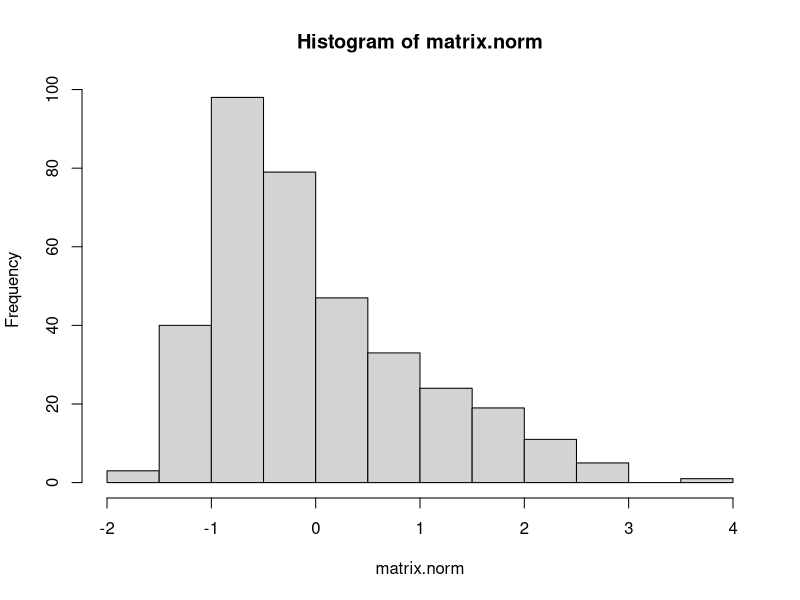
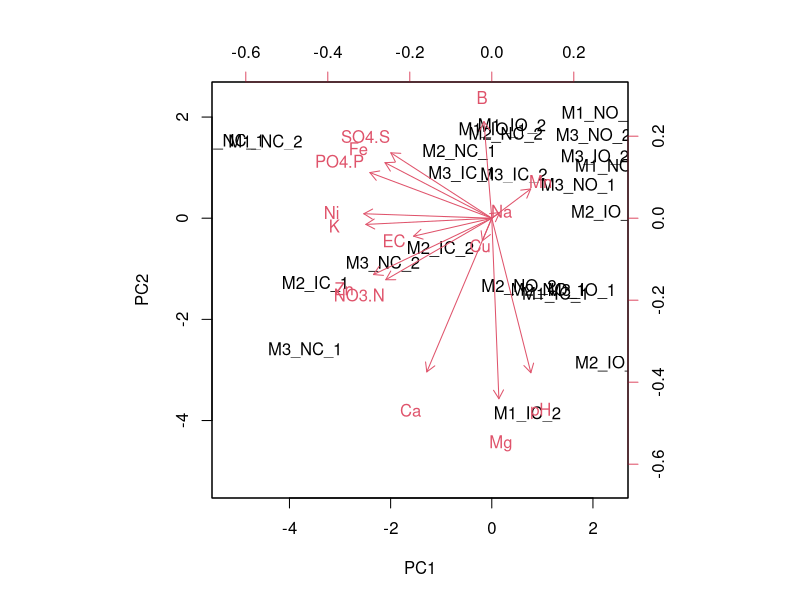
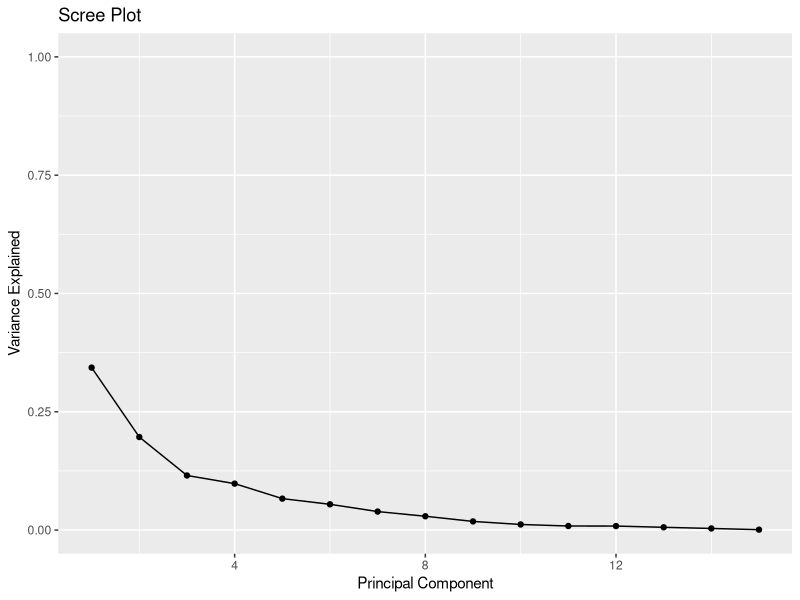
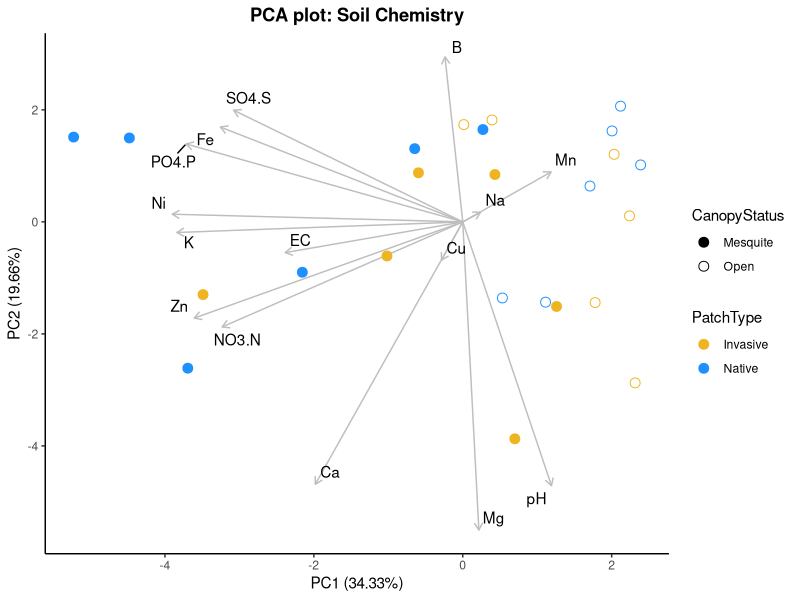
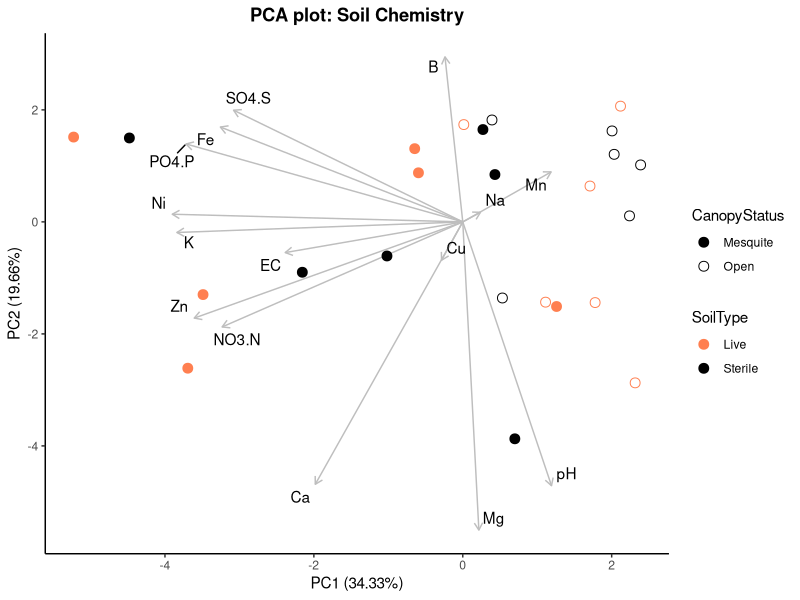
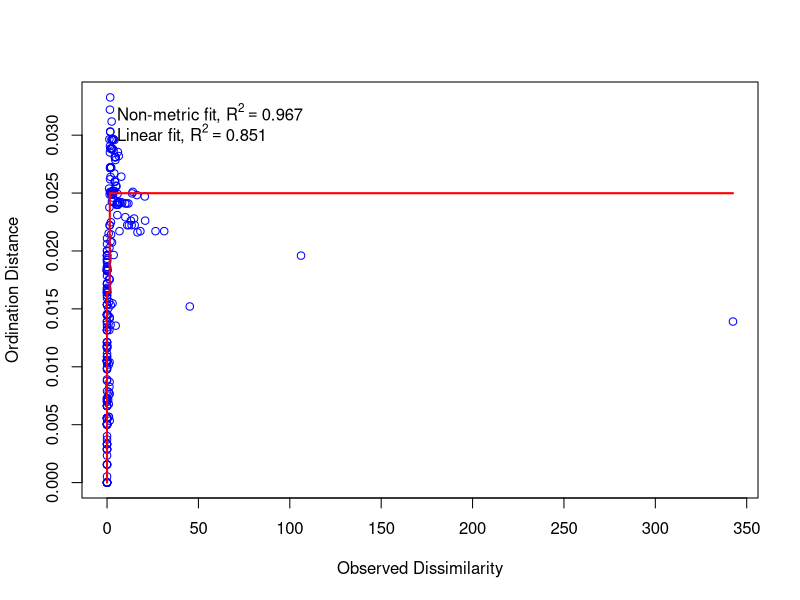
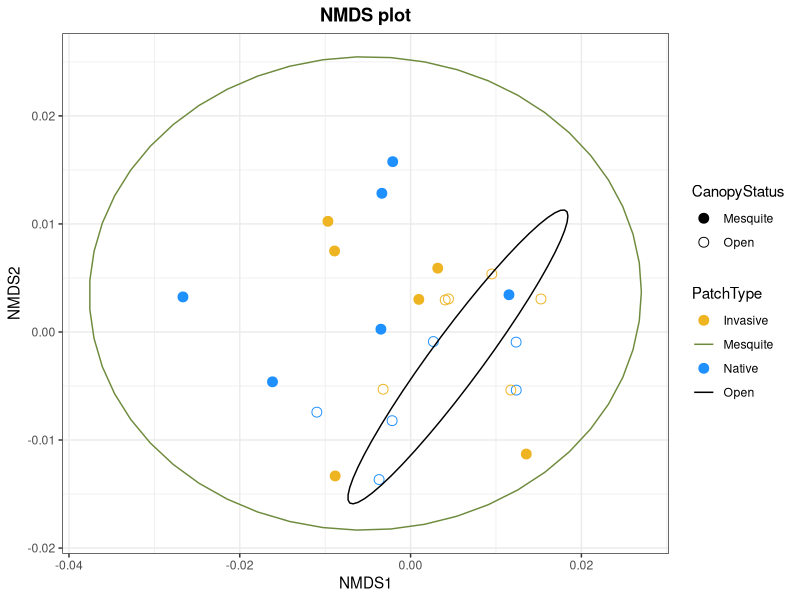
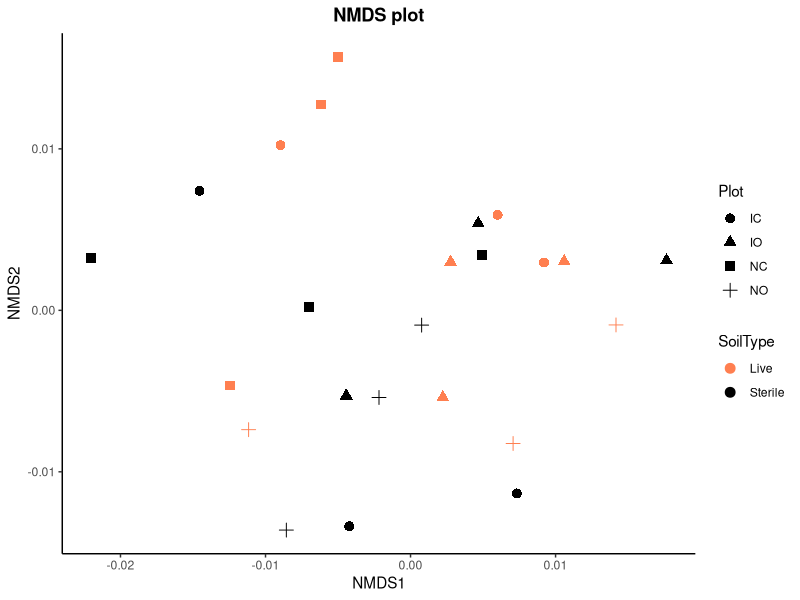

The R source for these figures, in order:
#Monsoon Soil Chemistry

# PCA/ NMDS
#Taylor Portman
#22OCT22

#Read in libraries
library(dplyr)
library(ggplot2)
library(tidyr)
library(ggrepel)
library(tibble)
library(vegan)

#Set working directory
setwd("/Volumes/GoogleDrive/My Drive/projects/MastersThesis/R/SRER_FieldExperiment")

#Read in data
norm.matrix<-read.csv("data_clean/MonsoonSoilChem_NormalizedMatrix.csv", row.names = 1)
metadata<-read.csv("data_clean/MonsoonSoilMetadata_Clean.csv")


#Figure save file path
figures= 'MonsoonSoilChemistry/figures'

# PCA: CanopyStatus ---------------------------------------------------------------------
#PCA

matrix.norm<-scale(norm.matrix)
hist(matrix.norm)


results<-prcomp(matrix.norm)

biplot(results, scale = 0)

# Extract loadings of the variables
PCAloadings <- data.frame(Variables = rownames(results$rotation), results$rotation)
PCAloadings.sig<-PCAloadings
#calculate total variance explained by each principal component
var_explained = results$sdev^2 / sum(results$sdev^2)

#create scree plot
qplot(c(1:15), var_explained) + 
  geom_line() + 
  xlab("Principal Component") + 
  ylab("Variance Explained") +
  ggtitle("Scree Plot") +
  ylim(0, 1)

#Extract PC1 and PC2 for PCA plot
metadata$SampleID<- as.factor(metadata$SampleID)
pca_coordinates <- as_tibble(results$x)
pca_coordinates$SampleID <- rownames(results$x)
# Merge with metadata
pca_coordinates <- left_join(pca_coordinates, metadata, by ='SampleID')
# Prepare axis labels for PCA
pc1 <- paste0('PC1 (', round(var_explained[1]*100, digits = 2), '%)')
pc2 <- paste0('PC2 (', round(var_explained[2]*100, digits = 2), '%)')


shapes<-c("Mesquite"=19, "Open"=1)
colors<-c("Invasive"="goldenrod2", "Native"="dodgerblue")

# Plot Individuals PCA
pca_plot <- ggplot(pca_coordinates,
                   aes(x = PC1,
                       y = PC2)) +
  geom_segment(data = PCAloadings.sig, aes(x = 0, y = 0, xend = (PC1*10),
                                       yend = (PC2*10)), arrow = arrow(length = unit(1/2, "picas")),
               color = "grey")+
  theme_classic() +
  geom_text_repel(data=PCAloadings.sig, 
                  x = (PCAloadings.sig$PC1*10), 
                  y = (PCAloadings.sig$PC2*10),
                  label=PCAloadings.sig$Variables, max.overlaps = 12)+
  #geom_text_repel(
   # label=pca_coordinates$MesquiteNum, max.overlaps = 12)+
  geom_point(aes(color = PatchType,
                 shape = CanopyStatus),
             size = 3) +
  scale_shape_manual(values=c(19,1))+
  scale_color_manual(values=colors)+
  theme(plot.title = element_text(face = 'bold', hjust = 0.5))+
  labs(title = 'PCA plot: Soil Chemistry',
       x = pc1,
       y = pc2)
pca_plot

#Save to figures folder
fileName = paste(figures, 'PCA_withSigArrows.png',sep = '/')
ggsave(fileName, pca_plot, dpi = 800,width= 18, height=12, units=c('cm'))

# PCA: SoilType ---------------------------------------------------------------------
#PCA
# Extract loadings of the variables
PCAloadings.sig<-PCAloadings

shapes<-c("Mesquite"=19, "Open"=1)
colors<-c("Live"="coral", "Sterile"="black")

# Plot Individuals PCA
pca_plot2 <- ggplot(pca_coordinates,
                   aes(x = PC1,
                       y = PC2)) +
  geom_segment(data = PCAloadings.sig, aes(x = 0, y = 0, xend = (PC1*10),
                                           yend = (PC2*10)), arrow = arrow(length = unit(1/2, "picas")),
               color = "grey")+
  theme_classic() +
  geom_text_repel(data=PCAloadings.sig, 
                  x = (PCAloadings.sig$PC1*10), 
                  y = (PCAloadings.sig$PC2*10),
                  label=PCAloadings.sig$Variables, max.overlaps = 12)+
  geom_point(aes(color = SoilType,
                 shape = CanopyStatus),
             size = 3) +
  scale_shape_manual(values=c(19,1))+
  scale_color_manual(values=colors)+
  theme(plot.title = element_text(face = 'bold', hjust = 0.5))+
  labs(title = 'PCA plot: Soil Chemistry',
       x = pc1,
       y = pc2)
pca_plot2

#Save to figures folder
fileName = paste(figures, 'PCA_SoilType.png',sep = '/')
ggsave(fileName, pca_plot2, dpi = 800,width= 18, height=12, units=c('cm'))


# NMDS --------------------------------------------------------------------
nmds.matrix <- matrix.norm
dm.method <- 'bray'
# distance matrix by Bray 
dm <- vegdist(nmds.matrix, method=dm.method)
nmds <- metaMDS(dm,
                k = 2,
                maxit = 999,
                trymax = 500,
                wascores = TRUE)
stressplot(nmds)
# Extract nmds scores for plotting and add metadata
nmds.scores <- as.data.frame(scores(nmds, display = 'sites'))
nmds.scores <- rownames_to_column(nmds.scores, var = 'SampleID')
nmds.scores <- left_join(nmds.scores, metadata, by = 'SampleID')

colors<-c("Invasive"="goldenrod2", "Native"="dodgerblue", "Open"="black", "Mesquite"="darkolivegreen4")

#Plot NMDS
nmds_plot <- ggplot(nmds.scores,
                    aes(x = NMDS1,
                        y = NMDS2,
                        color = PatchType,
                        shape = CanopyStatus)) +
  geom_jitter(size = 3, width = 0.01) +
  stat_ellipse(aes(group=CanopyStatus, color=CanopyStatus))+
  scale_shape_manual(values=shapes)+
  scale_color_manual(values=colors) +
  theme_bw() +
  theme(plot.title = element_text(face = 'bold', hjust = 0.5))+
  labs(title = 'NMDS plot')
nmds_plot
#Save to figures folder
fileName = paste(figures, 'NMDS_PatchType_CanopyStatusElipse.png',sep = '/')
ggsave(fileName, nmds_plot, dpi = 800,width= 18, height=12, units=c('cm'))


#NMDS focus on Live vs Sterile Soils
nmds_plot2 <- ggplot(nmds.scores,
                     aes(x = NMDS1,
                         y = NMDS2,
                         color = SoilType,
                         shape = Plot)) +
  geom_jitter(size = 3, width = 0.01) +
  scale_color_manual(values=c("coral", "black")) +
  theme_classic() +
  theme(plot.title = element_text(face = 'bold', hjust = 0.5))+
  labs(title = 'NMDS plot')
nmds_plot2
#Save to figures folder
fileName = paste(figures, 'NMDS_SoilType.png',sep = '/')
ggsave(fileName, nmds_plot2, dpi = 800,width= 18, height=12, units=c('cm'))
